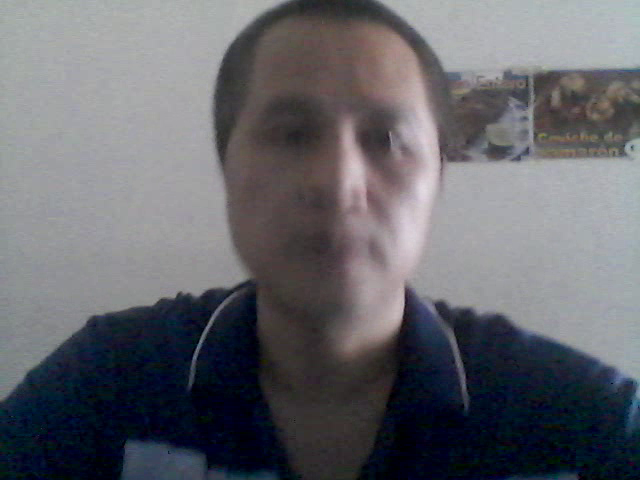
#> input picture frame 15 of opencv-python-学习笔记-kenny/笔记配套代码/02_cv_basic/me.mp4, 640 x 480 px, given in place of vtest.avi, which was not available
$ python denoisingdemo2.py
#> lines starting #> are read from the running program, lines starting #| are printed output that depends on the picture; pictures that were not available may be replaced by others from this repository, and a replacement may not be noted
# -*- encoding:utf-8 -*-
# @日期和时间：2024/7/14 18:14
# @Author: Kenny cai
# @File name:denoisingdemo1.py
# @dev tool:PyCharm

#  https://www.cnblogs.com/Undo-self-blog/p/8449502.html
import numpy as np
import cv2
from matplotlib import pyplot as plt

cap = cv2.VideoCapture('vtest.avi')

# create a list of first 5 frames
img = [cap.read()[1] for i in range(5)]
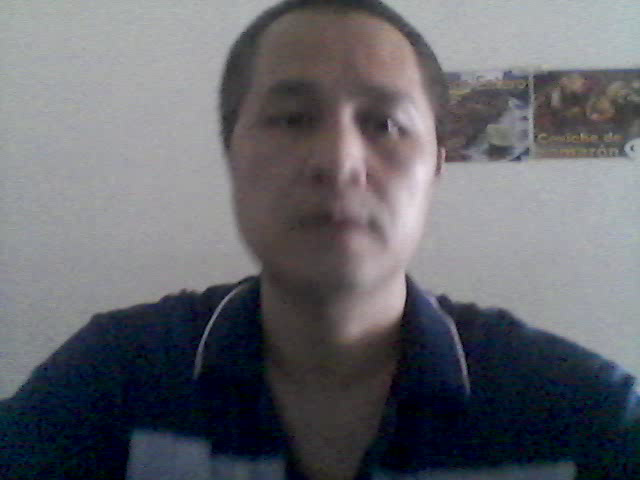
#> input picture frame 16 of opencv-python-学习笔记-kenny/笔记配套代码/02_cv_basic/me.mp4, 640 x 480 px, given in place of vtest.avi, which was not available
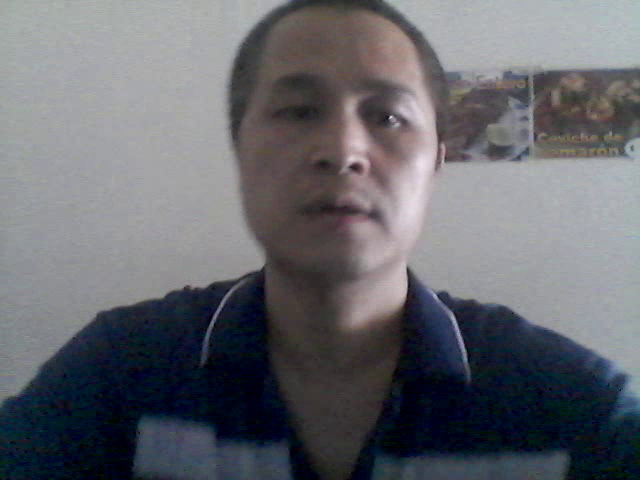
#> input picture frame 17 of opencv-python-学习笔记-kenny/笔记配套代码/02_cv_basic/me.mp4, 640 x 480 px, given in place of vtest.avi, which was not available
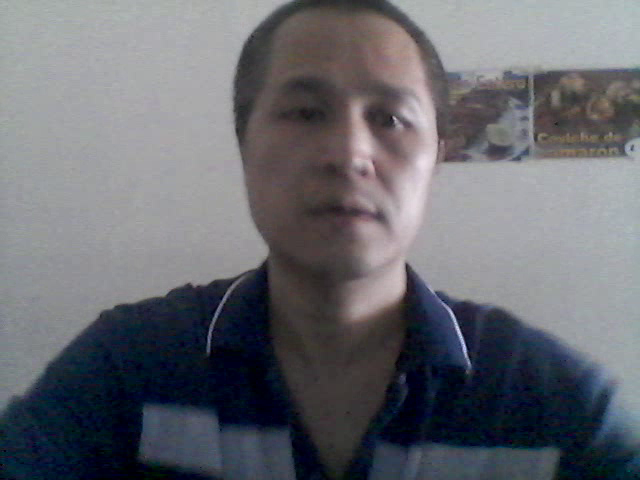
#> input picture frame 18 of opencv-python-学习笔记-kenny/笔记配套代码/02_cv_basic/me.mp4, 640 x 480 px, given in place of vtest.avi, which was not available
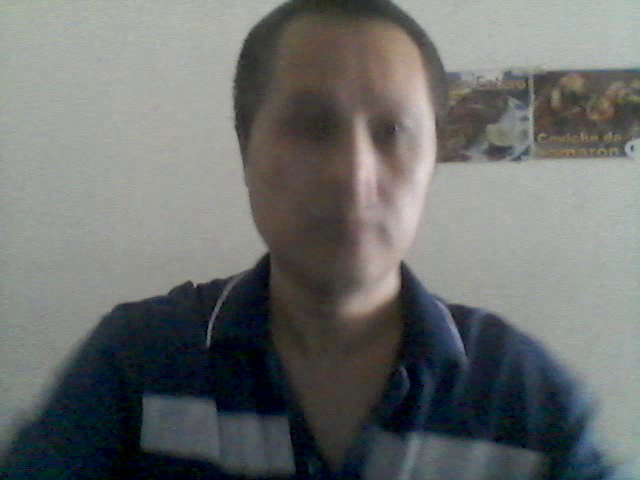
#> input picture frame 19 of opencv-python-学习笔记-kenny/笔记配套代码/02_cv_basic/me.mp4, 640 x 480 px, given in place of vtest.avi, which was not available
#> img = 5 items

# convert all to grayscale
gray = [cv2.cvtColor(i, cv2.COLOR_BGR2GRAY) for i in img]
#> gray = 5 items

# convert all to float64
gray = [np.float64(i) for i in gray]

# create a noise of variance 25
noise = np.random.randn(*gray[1].shape)*10

# Add this noise to images
noisy = [i+noise for i in gray]
#> noisy = 5 items

# Convert back to uint8
noisy = [np.uint8(np.clip(i,0,255)) for i in noisy]

# Denoise 3rd frame considering all the 5 frames
dst = cv2.fastNlMeansDenoisingMulti(noisy, 2, 5, None, 4, 7, 35)
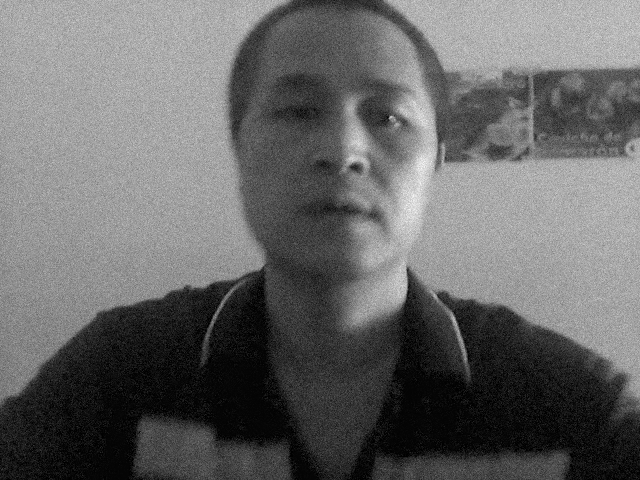
#> dst: shape (480, 640); min 0, max 248, mean 102.9

plt.subplot(131),plt.imshow(gray[2],'gray')
plt.subplot(132),plt.imshow(noisy[2],'gray')
plt.subplot(133),plt.imshow(dst,'gray')
plt.show()
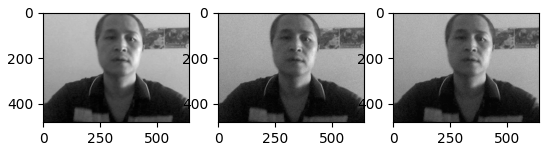
#> figure drawn by matplotlib, 3 panels

$ run again, starting later in the video
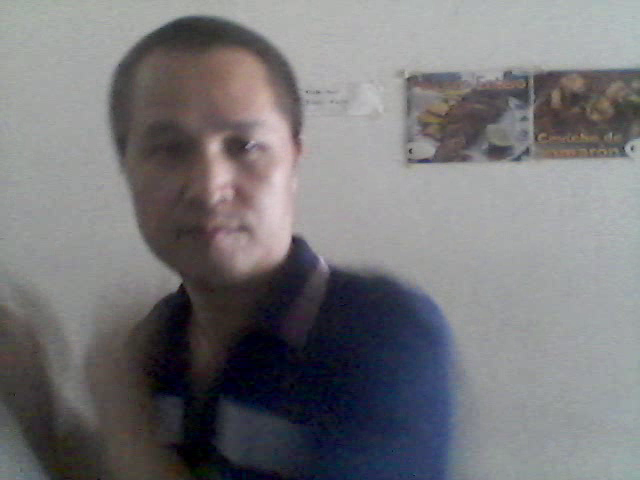
#> input picture frame 68 of opencv-python-学习笔记-kenny/笔记配套代码/02_cv_basic/me.mp4, 640 x 480 px, given in place of vtest.avi, which was not available
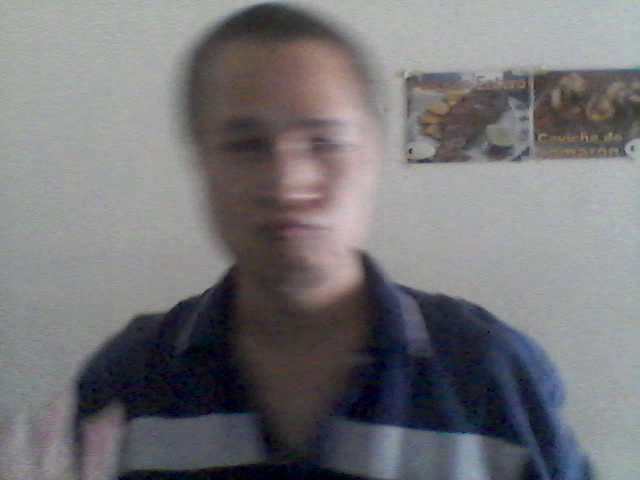
#> input picture frame 72 of opencv-python-学习笔记-kenny/笔记配套代码/02_cv_basic/me.mp4, 640 x 480 px, given in place of vtest.avi, which was not available
#> img = 5 items
#> `plt.show()`:
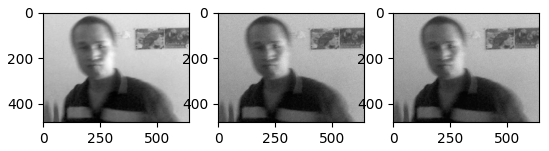
#> figure drawn by matplotlib, 3 panels

$ run again, starting later in the video
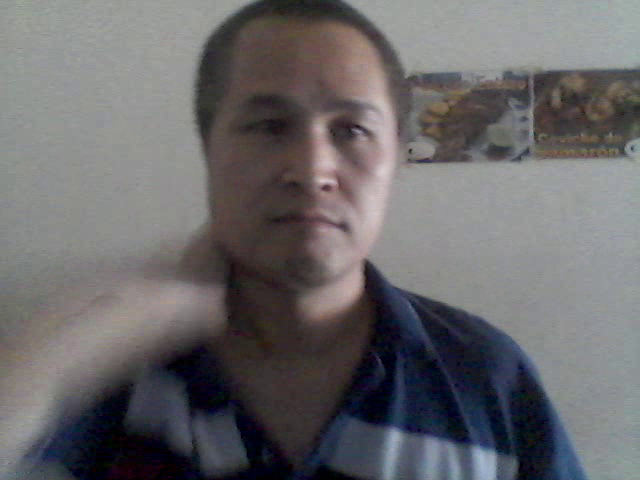
#> input picture frame 121 of opencv-python-学习笔记-kenny/笔记配套代码/02_cv_basic/me.mp4, 640 x 480 px, given in place of vtest.avi, which was not available
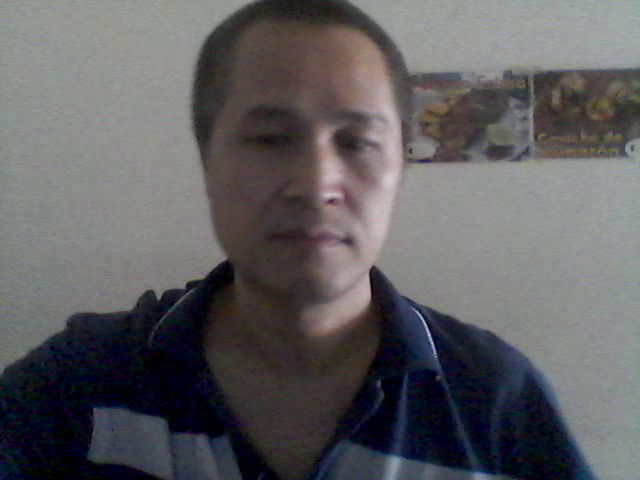
#> input picture frame 125 of opencv-python-学习笔记-kenny/笔记配套代码/02_cv_basic/me.mp4, 640 x 480 px, given in place of vtest.avi, which was not available
#> img = 5 items
#> `plt.show()`:
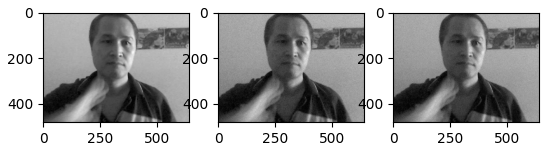
#> figure drawn by matplotlib, 3 panels
